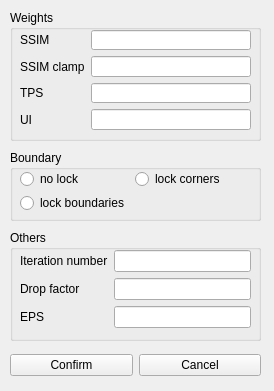
<?xml version="1.0" encoding="UTF-8"?>
<ui version="4.0">
 <class>CDlgPara</class>
 <widget class="QWidget" name="CDlgPara">
  <property name="geometry">
   <rect>
    <x>0</x>
    <y>0</y>
    <width>274</width>
    <height>391</height>
   </rect>
  </property>
  <property name="windowTitle">
   <string>Parameters</string>
  </property>
  <widget class="QGroupBox" name="groupBox">
   <property name="geometry">
    <rect>
     <x>10</x>
     <y>10</y>
     <width>251</width>
     <height>131</height>
    </rect>
   </property>
   <property name="title">
    <string>Weights</string>
   </property>
   <widget class="QWidget" name="formLayoutWidget">
    <property name="geometry">
     <rect>
      <x>10</x>
      <y>20</y>
      <width>231</width>
      <height>100</height>
     </rect>
    </property>
    <layout class="QFormLayout" name="formLayout">
     <item row="0" column="0">
      <widget class="QLabel" name="label">
       <property name="text">
        <string>SSIM</string>
       </property>
      </widget>
     </item>
     <item row="0" column="1">
      <widget class="QLineEdit" name="lineEdit_SSIM"/>
     </item>
     <item row="1" column="0">
      <widget class="QLabel" name="label_2">
       <property name="text">
        <string>SSIM clamp</string>
       </property>
      </widget>
     </item>
     <item row="1" column="1">
      <widget class="QLineEdit" name="lineEdit_SSIMClamp"/>
     </item>
     <item row="2" column="0">
      <widget class="QLabel" name="label_3">
       <property name="text">
        <string>TPS</string>
       </property>
      </widget>
     </item>
     <item row="2" column="1">
      <widget class="QLineEdit" name="lineEdit_TPS"/>
     </item>
     <item row="3" column="0">
      <widget class="QLabel" name="label_4">
       <property name="text">
        <string>UI</string>
       </property>
      </widget>
     </item>
     <item row="3" column="1">
      <widget class="QLineEdit" name="lineEdit_UI"/>
     </item>
    </layout>
   </widget>
  </widget>
  <widget class="QGroupBox" name="groupBox_2">
   <property name="geometry">
    <rect>
     <x>10</x>
     <y>150</y>
     <width>251</width>
     <height>71</height>
    </rect>
   </property>
   <property name="title">
    <string>Boundary</string>
   </property>
   <widget class="QWidget" name="formLayoutWidget_2">
    <property name="geometry">
     <rect>
      <x>10</x>
      <y>20</y>
      <width>234</width>
      <height>42</height>
     </rect>
    </property>
    <layout class="QFormLayout" name="formLayout_2">
     <item row="0" column="0">
      <widget class="QRadioButton" name="radioButton_1">
       <property name="text">
        <string>no lock</string>
       </property>
      </widget>
     </item>
     <item row="0" column="1">
      <widget class="QRadioButton" name="radioButton_2">
       <property name="text">
        <string>lock corners</string>
       </property>
      </widget>
     </item>
     <item row="1" column="0">
      <widget class="QRadioButton" name="radioButton_3">
       <property name="text">
        <string>lock boundaries</string>
       </property>
      </widget>
     </item>
    </layout>
   </widget>
  </widget>
  <widget class="QGroupBox" name="groupBox_3">
   <property name="geometry">
    <rect>
     <x>10</x>
     <y>230</y>
     <width>251</width>
     <height>111</height>
    </rect>
   </property>
   <property name="title">
    <string>Others</string>
   </property>
   <widget class="QWidget" name="formLayoutWidget_3">
    <property name="geometry">
     <rect>
      <x>10</x>
      <y>20</y>
      <width>231</width>
      <height>81</height>
     </rect>
    </property>
    <layout class="QFormLayout" name="formLayout_3">
     <property name="fieldGrowthPolicy">
      <enum>QFormLayout::AllNonFixedFieldsGrow</enum>
     </property>
     <item row="0" column="0">
      <widget class="QLabel" name="label_6">
       <property name="text">
        <string>Iteration number</string>
       </property>
      </widget>
     </item>
     <item row="0" column="1">
      <widget class="QLineEdit" name="lineEdit_Iter"/>
     </item>
     <item row="1" column="0">
      <widget class="QLabel" name="label_7">
       <property name="text">
        <string>Drop factor</string>
       </property>
      </widget>
     </item>
     <item row="1" column="1">
      <widget class="QLineEdit" name="lineEdit_Drop"/>
     </item>
     <item row="2" column="0">
      <widget class="QLabel" name="label_8">
       <property name="text">
        <string>EPS</string>
       </property>
      </widget>
     </item>
     <item row="2" column="1">
      <widget class="QLineEdit" name="lineEdit_EPS"/>
     </item>
    </layout>
   </widget>
  </widget>
  <widget class="QWidget" name="horizontalLayoutWidget">
   <property name="geometry">
    <rect>
     <x>10</x>
     <y>350</y>
     <width>251</width>
     <height>31</height>
    </rect>
   </property>
   <layout class="QHBoxLayout" name="horizontalLayout">
    <item>
     <widget class="QPushButton" name="pushButton_Confirm">
      <property name="text">
       <string>Confirm</string>
      </property>
     </widget>
    </item>
    <item>
     <widget class="QPushButton" name="pushButton_Cancel">
      <property name="text">
       <string>Cancel</string>
      </property>
     </widget>
    </item>
   </layout>
  </widget>
 </widget>
 <resources/>
 <connections/>
</ui>
